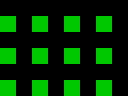

A level layout from a 2D game, rendered from its tile map. Below: a short description, then the map file with its tile-grid data intact:
An orthogonal 4x3 tile map with 32x32 px tiles, 1 tile layer (Sol) and 1 object (player).

<map version="1.10" tiledversion="1.11.0" orientation="orthogonal" renderorder="right-down" width="4" height="3" tilewidth="32" tileheight="32" infinite="0" nextlayerid="3" nextobjectid="2">
 <tileset firstgid="1" name="tuiles" tilewidth="16" tileheight="16" tilecount="1" columns="1">
  <image source="tuiles.png" width="16" height="16" />
 </tileset>
 <layer id="1" name="Sol" width="4" height="3">
  <data encoding="csv">
1,1,1,1,
1,1,1,1,
1,1,1,1
  </data>
 </layer>
 <objectgroup id="2" name="Entités">
  <object id="1" name="Joueur" class="player" x="16" y="16" width="32" height="32" />
 </objectgroup>
</map>
